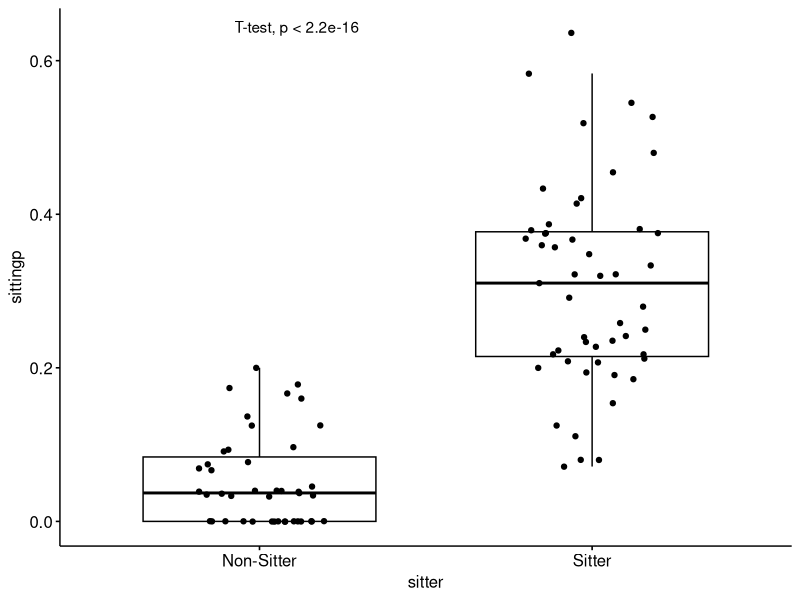
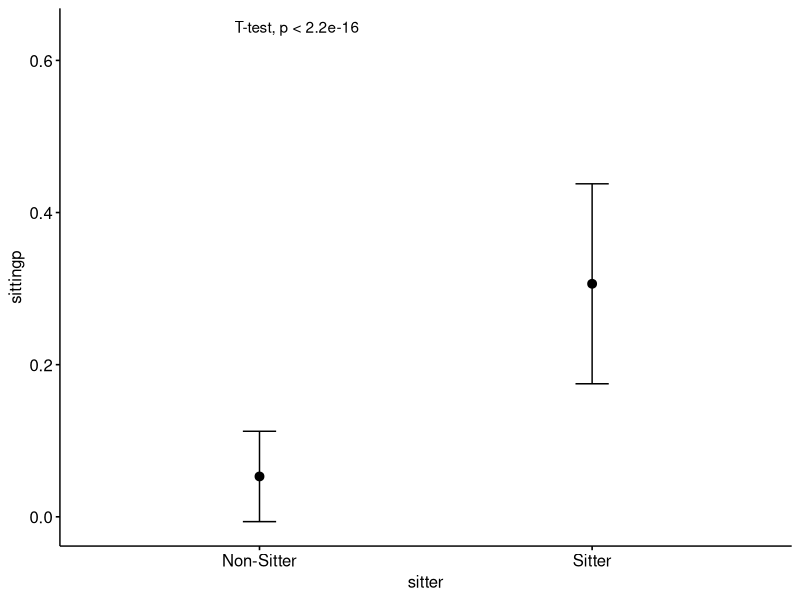

Generate these figures, in order, with R: (Note: this script raises an error after producing the figures.)
library(tidyverse)
library(rstatix) #https://rpkgs.datanovia.com/rstatix/
library(ggpubr) #https://rpkgs.datanovia.com/ggpubr/

ds <- read_csv("overall.csv") %>% select(-(prone:available), -(ongroundp:bellyprop), -(crawler:sitcomp))

# Quickly see variables
glimpse(ds)

# Age group, walker group, sitter group should be factors
ds$age_group <- factor(ds$age)
ds$walker <- factor(ds$walker, levels = c(0,1), labels = c("Non-Walker","Walker"))
ds$sitter <- factor(ds$sitter, levels = c(0,1), labels = c("Non-Sitter","Sitter"))
glimpse(ds)

# Count participants by group
table(ds$age_group)
table(ds$sitter)
fct_count(ds$sitter, prop = T)
table(ds$age_group, ds$sitter)

# Summary statistics
ds %>% get_summary_stats(pronep)
ds %>% get_summary_stats(pronep:heldp)
ds %>% group_by(age_group) %>%  get_summary_stats(sittingp, type = "common")
ds %>% group_by(sitter) %>%  get_summary_stats(sittingp, type = "common")

# Independent t-test
ds %>% t_test(sittingp ~ sitter)

ggboxplot(ds, x = "sitter", y = "sittingp", add = "jitter") + stat_compare_means(method = "t.test")

ggerrorplot(ds, x = "sitter", y = "sittingp", error.plot = "errorbar", add = "mean",
            desc_stat = "mean_sd", color = "black") + stat_compare_means(method = "t.test")

ds %>% t_test(sittingp ~ age_group)
ds %>% t_test(sittingp ~ age_group, ref.group = "3")

# ANOVA & Follow-ups
ds %>% anova_test(sittingp ~ age_group)
ds %>% anova_test(dv = sittingp, between = age_group)

ds %>% anova_test(sittingp ~ age_group*sitter) 

ds %>% emmeans_test(sittingp ~ age_group)

ggboxplot(ds, x = "age_group", y = "sittingp", add = "jitter") 

my_comparisons <- list(c("3", "6"), c("6", "9"), c("9", "12") )

ggboxplot(ds, x = "age_group", y = "sittingp", add = "jitter") +
  stat_compare_means(method = "anova", label.y = .75) + 
  stat_compare_means(comparisons = my_comparisons, method = "t.test",label.y = c(.4, .6, .7))

ggboxplot(ds, x = "age_group", y = "sittingp", add = "jitter") +
  stat_compare_means(method = "anova", label.y = .75) + 
  stat_compare_means(aes(label = after_stat(p.signif)), method = "t.test",
                         comparisons = my_comparisons, label.y = c(.4, .6, .7))

my_comparisons <- list(c("3", "6"),c("6", "9"), c("9", "12"), c("3", "9"),  c("6", "12"),  c("3", "12") )
ggerrorplot(ds, x = "age_group", y = "sittingp", error.plot = "errorbar", add = "mean",
            desc_stat = "mean_sd", color = "black") + 
  stat_compare_means(method = "anova", label.y = .75) + 
  stat_compare_means(aes(label = after_stat(p.signif)), method = "t.test",
                     comparisons = my_comparisons, label.y = c(.25, .45, .49, .56, .62, .68))

# Regression
res <- lm(sittingp ~ age, data = ds)
summary(res)

# Correlations
ds %>% cor_test(age, sittingp)
ds %>% cor_test(vars = c(age), vars2 = pronep:sittingp)

ds %>% cor_mat(age:sittingp)

ds %>% cor_mat(age:sittingp) %>% replace_upper_triangle(by = "")

ds %>% cor_mat(age:sittingp) %>% 
  replace_upper_triangle(by = "") %>%
  cor_mark_significant(cutpoints = c(0, 0.05, 1), symbols = c("*",""))

ds %>% cor_mat(age:sittingp) %>% 
  pull_lower_triangle() %>%
  cor_plot(label = TRUE)


